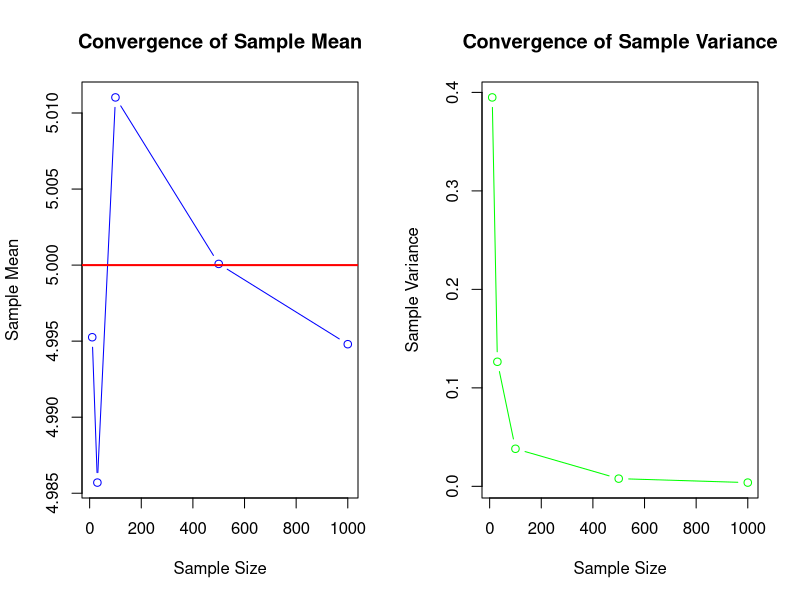

Source code (R):
 # Parameters
 mu <- 5
 sigma <- 2
 sample_sizes <- c(10, 30, 100, 500, 1000)
 N_sim <- 1000
 # Initialize vectors
 means <- numeric(length(sample_sizes))
 vars <- numeric(length(sample_sizes))
 # Simulation
 set.seed(123)
 for (i in 1:length(sample_sizes)) {
 n <- sample_sizes[i]
 sample_means <- replicate(N_sim, mean(rnorm(n, mean = mu, sd = sigma)))
 means[i] <- mean(sample_means)
 vars[i] <- var(sample_means)
 }
 # Graphical Output
 par(mfrow = c(1, 2))
 # Plot sample means
 plot(sample_sizes, means, type = "b", col = "blue", main = "Convergence of Sample Mean", xlab = "Sample Size", ylab = "Sample Mean")
 abline(h = mu, col = "red", lwd = 2)
 # Plot sample variances
 plot(sample_sizes, vars, type = "b", col = "green", main = "Convergence of Sample Variance", xlab = "Sample Size", ylab = "Sample Variance")
 abline(h = sigma^2, col = "red", lwd = 2)